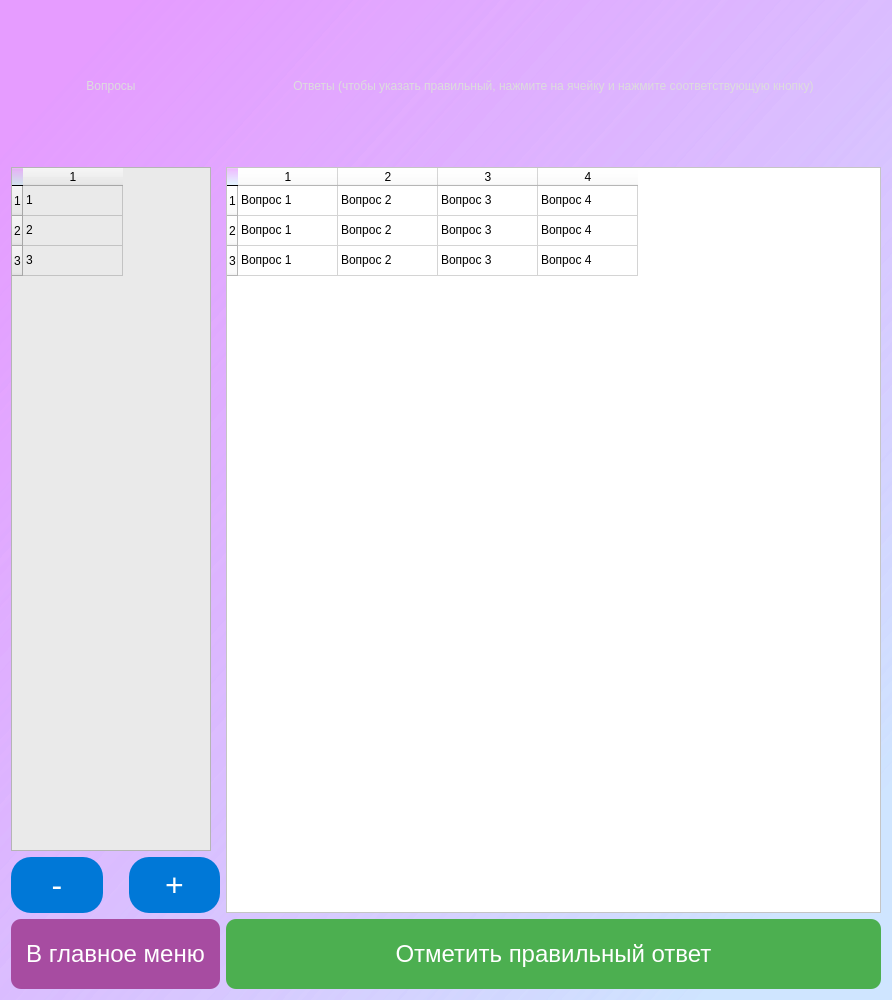
<?xml version="1.0" encoding="UTF-8"?>
<ui version="4.0">
 <class>RedactWindow</class>
 <widget class="QWidget" name="RedactWindow">
  <property name="geometry">
   <rect>
    <x>0</x>
    <y>0</y>
    <width>890</width>
    <height>1000</height>
   </rect>
  </property>
  <property name="windowTitle">
   <string>Quiz</string>
  </property>
  <property name="windowIcon">
   <iconset resource="../resourses.qrc">
    <normaloff>:/icon/quiz.png</normaloff>:/icon/quiz.png</iconset>
  </property>
  <property name="styleSheet">
   <string notr="true">background-color: qlineargradient(spread:reflect, x1:0, y1:0, x2:1, y2:1, stop:0.0786517 rgba(222, 128, 255, 134), stop:0.898876 rgba(59, 152, 255, 34));</string>
  </property>
  <layout class="QHBoxLayout" name="horizontalLayout_3">
   <item>
    <layout class="QVBoxLayout" name="verticalLayout_2">
     <item>
      <widget class="QLabel" name="questionLabel">
       <property name="minimumSize">
        <size>
         <width>200</width>
         <height>150</height>
        </size>
       </property>
       <property name="maximumSize">
        <size>
         <width>200</width>
         <height>150</height>
        </size>
       </property>
       <property name="styleSheet">
        <string notr="true">font: 75  18pt &quot;Bahnschrift&quot;;
color: rgb(220, 220, 220);
background-color: qlineargradient(spread:pad, x1:0, y1:0, x2:1, y2:0, stop:0 rgba(255, 178, 102, 0), stop:0.55 rgba(235, 148, 61, 0), stop:0.977528 rgba(0, 0, 0, 0), stop:1 rgba(0, 0, 0, 0));</string>
       </property>
       <property name="text">
        <string>Вопросы</string>
       </property>
       <property name="alignment">
        <set>Qt::AlignCenter</set>
       </property>
       <property name="wordWrap">
        <bool>true</bool>
       </property>
      </widget>
     </item>
     <item>
      <widget class="QTableWidget" name="questionTable">
       <property name="minimumSize">
        <size>
         <width>200</width>
         <height>0</height>
        </size>
       </property>
       <property name="maximumSize">
        <size>
         <width>200</width>
         <height>16777215</height>
        </size>
       </property>
       <property name="styleSheet">
        <string notr="true">background-color: rgb(234, 234, 234);</string>
       </property>
       <property name="showGrid">
        <bool>true</bool>
       </property>
       <property name="gridStyle">
        <enum>Qt::SolidLine</enum>
       </property>
       <property name="sortingEnabled">
        <bool>false</bool>
       </property>
       <property name="rowCount">
        <number>3</number>
       </property>
       <property name="columnCount">
        <number>1</number>
       </property>
       <row/>
       <row/>
       <row/>
       <column/>
       <item row="0" column="0">
        <property name="text">
         <string>1</string>
        </property>
       </item>
       <item row="1" column="0">
        <property name="text">
         <string>2</string>
        </property>
       </item>
       <item row="2" column="0">
        <property name="text">
         <string>3</string>
        </property>
       </item>
      </widget>
     </item>
     <item>
      <layout class="QHBoxLayout" name="horizontalLayout_2">
       <item>
        <widget class="QPushButton" name="decrementRow">
         <property name="minimumSize">
          <size>
           <width>30</width>
           <height>40</height>
          </size>
         </property>
         <property name="styleSheet">
          <string notr="true">QPushButton {
        background-color: #0078d7; /* Цвет фона кнопки */
        color: white; /* Цвет текста кнопки */
        border: none; /* Убираем границу */
        padding: 10px 15px; /* Отступы внутри кнопки */
        border-radius: 20px; /* Закругленные углы */
        font-size: 32px; /* Размер шрифта */
    }

    QPushButton:hover {
        background-color: #0056a1; /* Цвет фона при наведении */
    }

    QPushButton:pressed {
        background-color: #004080; /* Цвет фона при нажатии */
    }

    QPushButton:disabled {
        background-color: #cccccc; /* Цвет фона для неактивной кнопки */
        color: #666666; /* Цвет текста для неактивной кнопки */
    }</string>
         </property>
         <property name="text">
          <string>-</string>
         </property>
        </widget>
       </item>
       <item>
        <spacer name="horizontalSpacer">
         <property name="orientation">
          <enum>Qt::Horizontal</enum>
         </property>
         <property name="sizeType">
          <enum>QSizePolicy::Fixed</enum>
         </property>
         <property name="sizeHint" stdset="0">
          <size>
           <width>20</width>
           <height>20</height>
          </size>
         </property>
        </spacer>
       </item>
       <item>
        <widget class="QPushButton" name="incrementRow">
         <property name="minimumSize">
          <size>
           <width>30</width>
           <height>40</height>
          </size>
         </property>
         <property name="styleSheet">
          <string notr="true">QPushButton {
        background-color: #0078d7; /* Цвет фона кнопки */
        color: white; /* Цвет текста кнопки */
        border: none; /* Убираем границу */
        padding: 10px 15px; /* Отступы внутри кнопки */
        border-radius: 20px; /* Закругленные углы */
        font-size: 32px; /* Размер шрифта */
    }

    QPushButton:hover {
        background-color: #0056a1; /* Цвет фона при наведении */
    }

    QPushButton:pressed {
        background-color: #004080; /* Цвет фона при нажатии */
    }

    QPushButton:disabled {
        background-color: #cccccc; /* Цвет фона для неактивной кнопки */
        color: #666666; /* Цвет текста для неактивной кнопки */
    }</string>
         </property>
         <property name="text">
          <string>+</string>
         </property>
        </widget>
       </item>
      </layout>
     </item>
     <item>
      <widget class="QPushButton" name="toMainWindowBtn">
       <property name="minimumSize">
        <size>
         <width>0</width>
         <height>70</height>
        </size>
       </property>
       <property name="styleSheet">
        <string notr="true">QPushButton {
        background-color: #a74ca1; /* Цвет фона кнопки (фиолетовый) */
        color: white; /* Цвет текста кнопки */
        border: none; /* Убираем границу */
        padding: 10px 15px; /* Отступы внутри кнопки */
        border-radius: 10px; /* Закругленные углы */
        font-size: 24px; /* Размер шрифта */
    }

    QPushButton:hover {
        background-color: #8e3d8b; /* Цвет фона при наведении (темнее) */
    }

    QPushButton:pressed {
        background-color: #762e7a; /* Цвет фона при нажатии (еще темнее) */
    }

    QPushButton:disabled {
        background-color: #e0a0c4; /* Цвет фона для неактивной кнопки (светлый розовый) */
        color: #666666; /* Цвет текста для неактивной кнопки */
    }</string>
       </property>
       <property name="text">
        <string>В главное меню</string>
       </property>
      </widget>
     </item>
    </layout>
   </item>
   <item>
    <layout class="QVBoxLayout" name="verticalLayout">
     <item>
      <widget class="QLabel" name="answerLabel">
       <property name="minimumSize">
        <size>
         <width>450</width>
         <height>150</height>
        </size>
       </property>
       <property name="maximumSize">
        <size>
         <width>16777215</width>
         <height>150</height>
        </size>
       </property>
       <property name="styleSheet">
        <string notr="true">font: 75  18pt &quot;Bahnschrift&quot;;
color: rgb(220, 220, 220);
background-color: qlineargradient(spread:pad, x1:0, y1:0, x2:1, y2:0, stop:0 rgba(255, 178, 102, 0), stop:0.55 rgba(235, 148, 61, 0), stop:0.977528 rgba(0, 0, 0, 0), stop:1 rgba(0, 0, 0, 0));</string>
       </property>
       <property name="text">
        <string>Ответы (чтобы указать правильный, нажмите на ячейку и нажмите соответствующую кнопку)</string>
       </property>
       <property name="alignment">
        <set>Qt::AlignCenter</set>
       </property>
       <property name="wordWrap">
        <bool>true</bool>
       </property>
      </widget>
     </item>
     <item>
      <widget class="QTableWidget" name="answersTable">
       <property name="minimumSize">
        <size>
         <width>655</width>
         <height>0</height>
        </size>
       </property>
       <property name="maximumSize">
        <size>
         <width>655</width>
         <height>16777215</height>
        </size>
       </property>
       <property name="styleSheet">
        <string notr="true">background-color: rgb(255, 255, 255);</string>
       </property>
       <property name="showGrid">
        <bool>true</bool>
       </property>
       <property name="gridStyle">
        <enum>Qt::SolidLine</enum>
       </property>
       <property name="sortingEnabled">
        <bool>false</bool>
       </property>
       <property name="rowCount">
        <number>3</number>
       </property>
       <property name="columnCount">
        <number>4</number>
       </property>
       <row/>
       <row/>
       <row/>
       <column/>
       <column/>
       <column/>
       <column/>
       <item row="0" column="0">
        <property name="text">
         <string>Вопрос 1</string>
        </property>
       </item>
       <item row="0" column="1">
        <property name="text">
         <string>Вопрос 2</string>
        </property>
        <property name="background">
         <brush brushstyle="NoBrush">
          <color alpha="255">
           <red>0</red>
           <green>255</green>
           <blue>0</blue>
          </color>
         </brush>
        </property>
       </item>
       <item row="0" column="2">
        <property name="text">
         <string>Вопрос 3</string>
        </property>
       </item>
       <item row="0" column="3">
        <property name="text">
         <string>Вопрос 4</string>
        </property>
       </item>
       <item row="1" column="0">
        <property name="text">
         <string>Вопрос 1</string>
        </property>
        <property name="background">
         <brush brushstyle="NoBrush">
          <color alpha="255">
           <red>0</red>
           <green>255</green>
           <blue>0</blue>
          </color>
         </brush>
        </property>
       </item>
       <item row="1" column="1">
        <property name="text">
         <string>Вопрос 2</string>
        </property>
       </item>
       <item row="1" column="2">
        <property name="text">
         <string>Вопрос 3</string>
        </property>
       </item>
       <item row="1" column="3">
        <property name="text">
         <string>Вопрос 4</string>
        </property>
       </item>
       <item row="2" column="0">
        <property name="text">
         <string>Вопрос 1</string>
        </property>
       </item>
       <item row="2" column="1">
        <property name="text">
         <string>Вопрос 2</string>
        </property>
        <property name="background">
         <brush brushstyle="NoBrush">
          <color alpha="255">
           <red>0</red>
           <green>255</green>
           <blue>0</blue>
          </color>
         </brush>
        </property>
       </item>
       <item row="2" column="2">
        <property name="text">
         <string>Вопрос 3</string>
        </property>
       </item>
       <item row="2" column="3">
        <property name="text">
         <string>Вопрос 4</string>
        </property>
       </item>
      </widget>
     </item>
     <item>
      <widget class="QPushButton" name="markCorrectAnswer">
       <property name="minimumSize">
        <size>
         <width>0</width>
         <height>70</height>
        </size>
       </property>
       <property name="styleSheet">
        <string notr="true">QPushButton {
        background-color: #4CAF50; /* Цвет фона кнопки (основной зеленый) */
        color: white; /* Цвет текста кнопки */
        border: none; /* Убираем границу */
        padding: 10px 15px; /* Отступы внутри кнопки */
        border-radius: 10px; /* Закругленные углы */
        font-size: 24px; /* Размер шрифта */
    }

    QPushButton:hover {
        background-color: #45a049; /* Цвет фона при наведении (темнее) */
    }

    QPushButton:pressed {
        background-color: #388e3c; /* Цвет фона при нажатии (еще темнее) */
    }

    QPushButton:disabled {
        background-color: #c8e6c9; /* Цвет фона для неактивной кнопки (светлый зеленый) */
        color: #666666; /* Цвет текста для неактивной кнопки */
    }</string>
       </property>
       <property name="text">
        <string>Отметить правильный ответ</string>
       </property>
      </widget>
     </item>
    </layout>
   </item>
  </layout>
 </widget>
 <resources>
  <include location="../resourses.qrc"/>
 </resources>
 <connections/>
</ui>
